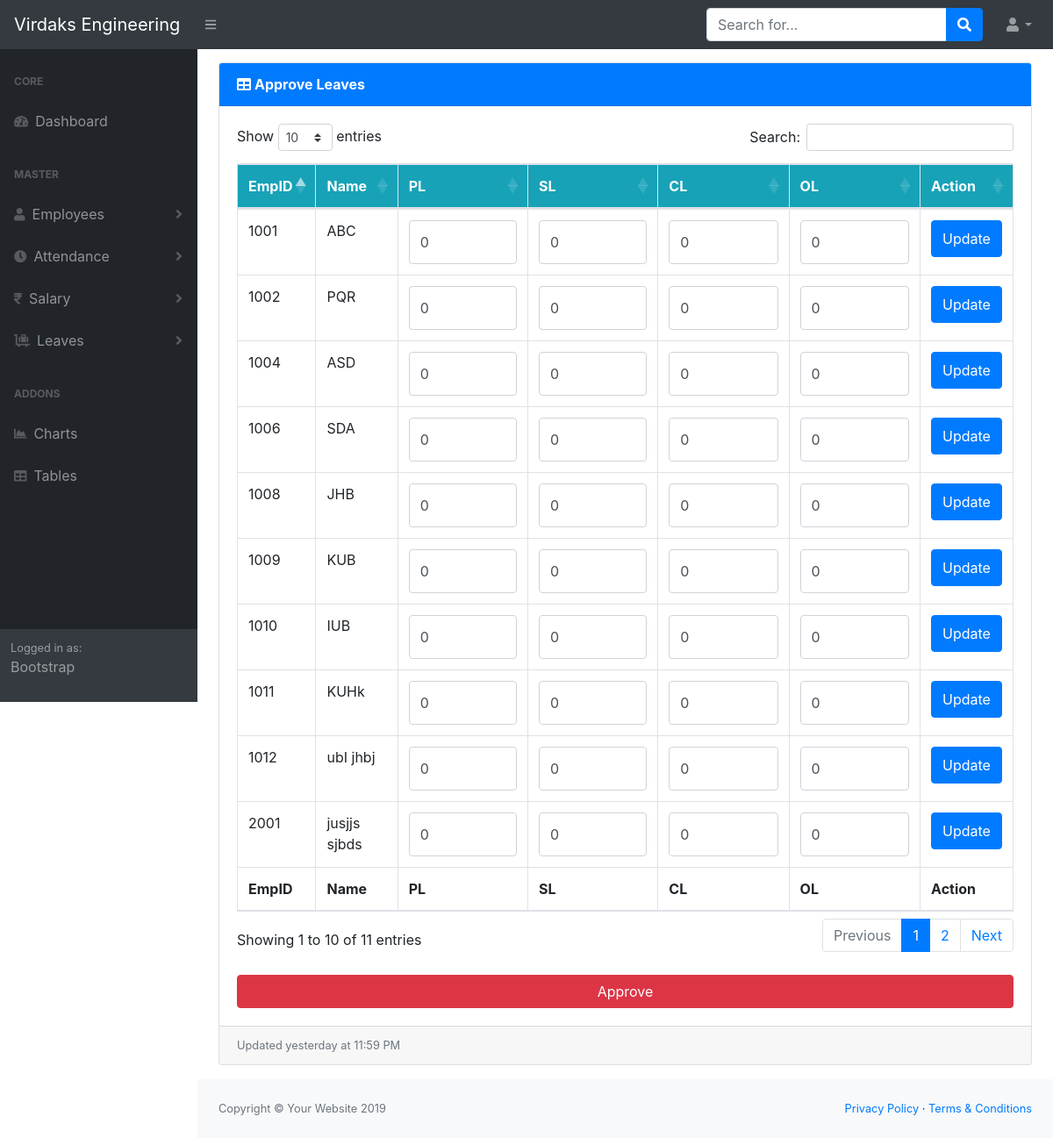
The app's page /dist/ViewEditLeave.php, older data.
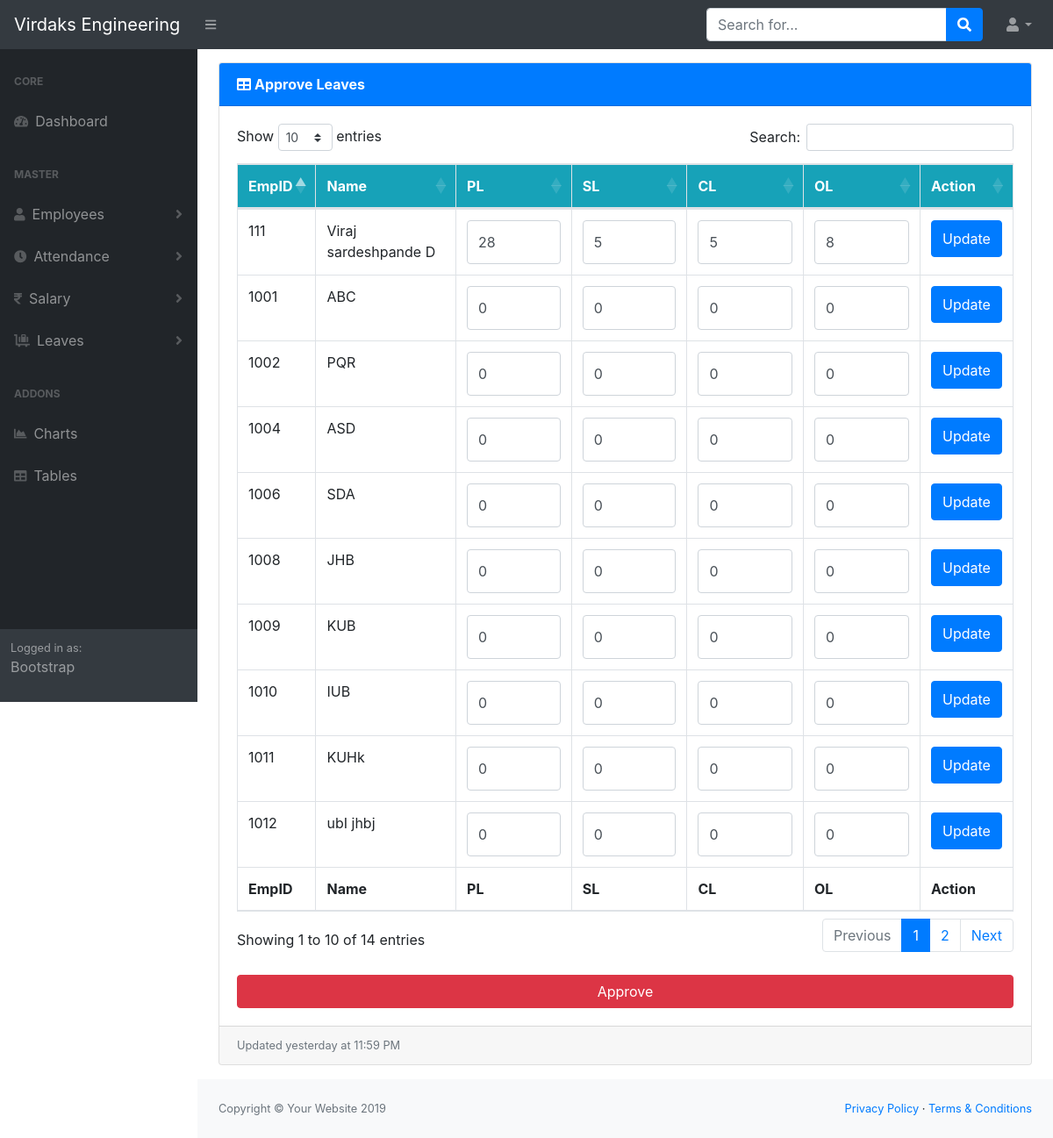
The same page, newer data.
### tables this page shows
CREATE TABLE `employee` (
  `EmployeeCode` int(100) NOT NULL,
  `EmployeeName` varchar(100) DEFAULT NULL,
  `DeviceCode` varchar(100) NOT NULL,
  `Company` varchar(100) NOT NULL,
  `Department` varchar(100) NOT NULL,
  `Location` varchar(100) NOT NULL,
  `Designation` varchar(100) NOT NULL,
  `Grade` varchar(100) NOT NULL,
  `Team` varchar(100) NOT NULL,
  `Category` varchar(100) NOT NULL,
  `EmploymentType` varchar(100) NOT NULL,
  `Gender` varchar(20) NOT NULL,
  `DOJ` varchar(100) NOT NULL,
  `DOC` varchar(100) NOT NULL,
  `CardNumber` varchar(100) NOT NULL,
  `ShiftRoaster` varchar(100) NOT NULL,
  `Status` varchar(100) NOT NULL,
  `DOB` varchar(100) NOT NULL,
  `PL` int(100) NOT NULL,
  `SL` int(100) NOT NULL,
  `CL` int(100) NOT NULL,
  `OL` int(100) NOT NULL,
  `Email` varchar(100) NOT NULL
);

### dist/ViewEditLeave.php (the view, shortened to what this page needs)
<!DOCTYPE html>
<html lang="en">
<head>
    <link href="css/styles.css" rel="stylesheet" />
    <link href="https://cdn.datatables.net/1.10.20/css/dataTables.bootstrap4.min.css" rel="stylesheet" />
</head>
<body class="sb-nav-fixed">
    <div id="layoutSidenav">
        <div id="layoutSidenav_content">
            <main>
                <div class="container-fluid">
                    <div class="card mb-3" style="margin-top: 15px;">
                        <div class="card-header bg-primary">
                            <i style="color: white;" class="fas fa-table mr-1"></i><b style="color: white;">Approve Leaves</b></div>
                        <div class="card-body">
                            <div class="table-responsive">
                                <table class="table table-bordered" id="dataTable" width="100%" cellspacing="0">
                                    <thead class="bg-info">
                                        <tr style="color: #ffffff">
                                            <th>EmpID</th>
                                            <th>Name</th>
                                            <th>PL</th>
                                            <th>SL</th>
                                            <th>CL</th>
                                            <th>OL</th>
                                            <th>Action</th>
                                        </tr>
                                    </thead>
                                    <tfoot>
                                        <tr>
                                            <th>EmpID</th>
                                            <th>Name</th>
                                            <th>PL</th>
                                            <th>SL</th>
                                            <th>CL</th>
                                            <th>OL</th>
                                            <th>Action</th>
                                        </tr>
                                    </tfoot>
                                    <tbody>
                                        <?php
                                        include("config.php");
                                        $result = mysqli_query($con, "SELECT * FROM employee ");
                                        while ($row = mysqli_fetch_array($result)) {
                                            echo "<tr>";
                                            echo "<td id='EmpCode'>" . $row['EmployeeCode'] . "</td>";
                                            echo "<td>" . $row['EmployeeName'] . "</td>";
                                            echo "<td><input type='text' name='PL' class='form-control py-4' value ='" . $row['PL'] . "' id ='" . $row['PL'] . "'/></td>";
                                            echo "<td><input type='text' name='SL' class='form-control py-4' value ='" . $row['SL'] . "' id ='" . $row['SL'] . "'/></td>";
                                            echo "<td><input type='text' name='CL' class='form-control py-4' value ='" . $row['CL'] . "' id ='" . $row['CL'] . "'/></td>";
                                            echo "<td><input type='text' name='OL' class='form-control py-4' value ='" . $row['OL'] . "' id ='" . $row['OL'] . "'/></td>";
                                            echo "<td><input type='button' value='Update' name='UpdateLeave' id='" . $row["EmployeeCode"] . "' class='btn btn-primary py-2' /></td>";
                                            echo "</tr>";
                                        }
                                        ?>
                                    </tbody>
                                </table>
                                <div class="form-group mt-4 mb-0"><input type="submit" class="btn btn-danger btn-block" id="Approve" value="Approve" name="Approve"></div>
                            </div>
                        </div>
                        <div class="card-footer small text-muted">Updated yesterday at 11:59 PM</div>
                    </div>
                </div>
            </main>
            <div id="footer"></div>
        </div>
    </div>
</body>
</html>

Row changes from the older to the newer data that the page shows:
no longer on this page (row edited): employee: EmployeeCode "2001", EmployeeName "jusjjs sjbds", PL "0", SL "0", CL "0", OL "0"
added employee: EmployeeCode "111", EmployeeName "Viraj sardeshpande D", PL "28", SL "5", CL "5", OL "8"
Text that changed along with them:
text written by a page script: "Show entries Search: Showing 1 to 10 of 11 entries Previous 1 2 Next" → "Show entries Search: Showing 1 to 10 of 14 entries Previous 1 2 Next"
